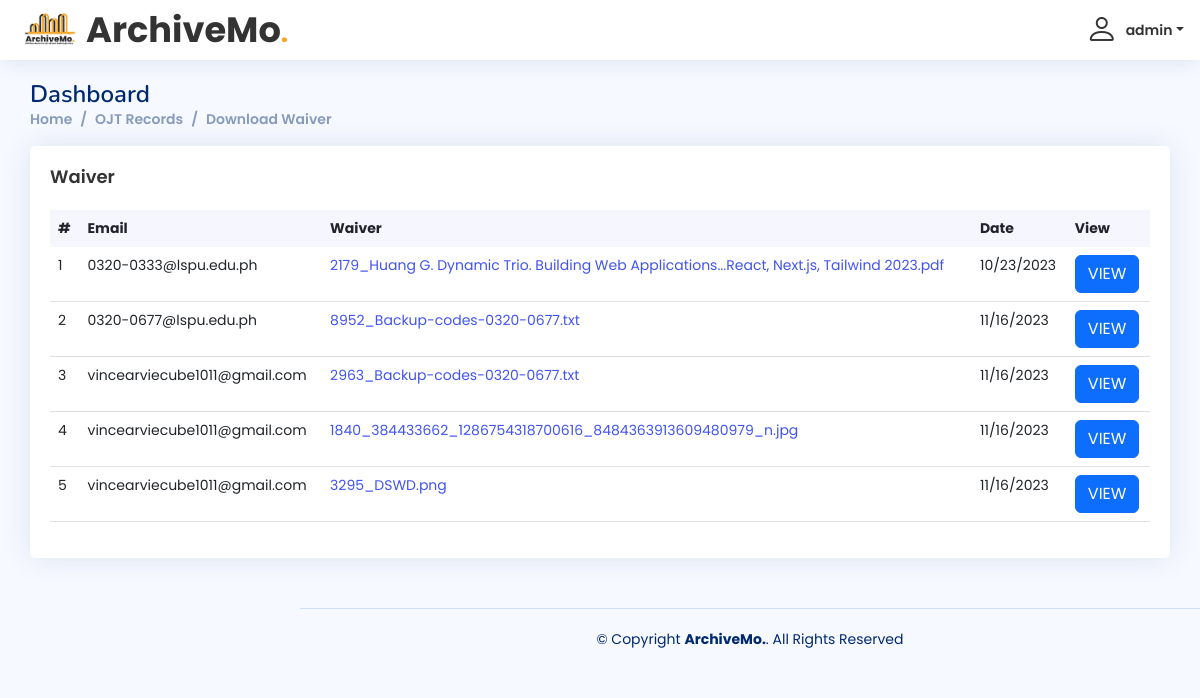
Page /admin/waiver-dashboard.php (signed in) on the committed database.
### tables this page shows
CREATE TABLE `records` (
  `id` int(11) NOT NULL,
  `email` text NOT NULL,
  `waiver` text NOT NULL,
  `date` text NOT NULL
);

### admin/waiver-dashboard.php (the view, shortened to what this page needs)
<?php
include 'dbconn.php';
?>
<!DOCTYPE html>
<html lang="en">
<head>
  <link href="assets/vendor/bootstrap/css/bootstrap.min.css" rel="stylesheet">
  <link href="assets/vendor/bootstrap-icons/bootstrap-icons.css" rel="stylesheet">
  <link href="assets/vendor/boxicons/css/boxicons.min.css" rel="stylesheet">
  <link href="assets/vendor/quill/quill.snow.css" rel="stylesheet">
  <link href="assets/vendor/quill/quill.bubble.css" rel="stylesheet">
  <link href="assets/vendor/remixicon/remixicon.css" rel="stylesheet">
  <link href="assets/vendor/simple-datatables/style.css" rel="stylesheet">
  <link href="assets/css/style.css" rel="stylesheet">
</head>
<body>
  <header id="header" class="header fixed-top d-flex align-items-center">
    <div class="d-flex align-items-center justify-content-between">
      <a href="admin-index.php" class="logo d-flex align-items-center">
        <img src="img/logo3.png" alt="" style="width: auto; height: 60px">
        <span class="logo-name">ArchiveMo<span style="color: #F5A623; font-family: Poppins, sans-serif">.</span></span>
      </a>
    </div>
    <nav class="header-nav ms-auto">
      <ul class="d-flex align-items-center">
        <li class="nav-item dropdown pe-3">
          <a class="nav-link nav-profile d-flex align-items-center pe-0" href="#" data-bs-toggle="dropdown">
            <?php
            $email = $_SESSION['useremail'];
            $result = mysqli_query($conn, "SELECT * FROM admin WHERE username ='$email'");
            while ($row = mysqli_fetch_array($result)) {
            ?>
              <i class="bi bi-person" style="font-size: 2rem;"></i>
              <span class="d-none d-md-block dropdown-toggle ps-2"><?php echo $row["username"]; ?></span>
          </a>
            <?php
            }
            ?>
        </li>
      </ul>
    </nav>
  </header>
  <main id="main" class="main" style="margin-left: 0;">
    <div class="pagetitle">
      <h1>Dashboard</h1>
      <nav>
        <ol class="breadcrumb">
          <li class="breadcrumb-item"><a href="admin-index.php">Home</a></li>
          <li class="breadcrumb-item active"><a href="ojt-dashboard.php">OJT Records</a></li>
          <li class="breadcrumb-item">Download Waiver</li>
        </ol>
      </nav>
    </div>
    <section class="section dashboard">
      <div class="row">
        <div class="col-12">
          <div class="card recent-sales overflow-auto">
            <div class="card-body">
              <h5 class="card-title">Waiver</h5>
              <table class="table datatable">
                <thead>
                  <tr>
                    <th>#</th>
                    <th>Email</th>
                    <th>Waiver</th>
                    <th>Date</th>
                    <th>View</th>
                  </tr>
                </thead>
                <tbody>
                  <?php
                  $result = mysqli_query($conn, "SELECT * FROM records");
                  while ($row = mysqli_fetch_array($result)) {
                  ?>
                    <tr>
                      <td scope="row"><?php echo $row["id"]; ?></td>
                      <td scope="row"><?php echo $row["email"]; ?></td>
                      <td><a href="?id=<?php echo $row['id']; ?>"><?php echo $row['waiver']; ?></td>
                      <td scope="row"><?php echo $row["date"]; ?></td>
                      <td><a href="javascript:void(0);" class="btn btn-primary viewmodal" data-id="<?php echo $row['id']; ?>" data-waiver="<?php echo $row['waiver']; ?>">VIEW</a></td>
                    </tr>
                  <?php
                  }
                  ?>
                </tbody>
              </table>
            </div>
          </div>
        </div>
      </div>
    </section>
  </main>
  <footer id="footer" class="footer">
    <div class="copyright">
      &copy; Copyright <strong><span>ArchiveMo.</span></strong>. All Rights Reserved
    </div>
  </footer>
</body>
</html>

### admin/assets/css/style.css (style rules this page uses)
* { margin: 0; padding: 0; box-sizing: border-box; font-family: "Poppins", sans-serif; }
:root { scroll-behavior: smooth; }
body { font-family: "Open Sans", sans-serif; background: #f6f9ff; color: #444444; }
a { color: #4154f1; text-decoration: none; }
h1, h2, h3, h4, h5, h6 { font-family: "Nunito", sans-serif; }
#main { margin-top: 60px; padding: 20px 30px; transition: all 0.3s; }
.pagetitle { margin-bottom: 10px; }
.pagetitle h1 { font-size: 24px; margin-bottom: 0; font-weight: 600; color: #012970; }
.card { margin-bottom: 30px; border: none; border-radius: 5px; box-shadow: 0px 0 30px rgba(1, 41, 112, 0.1); }
.card-title { padding: 20px 0 15px 0; font-size: 18px; font-weight: 600; color: #333; font-family: "Poppins", sans-serif; }
.card-body { padding: 0 20px 20px 20px; }
.breadcrumb { font-size: 14px; font-family: "Nunito", sans-serif; color: #899bbd; font-weight: 600; }
.breadcrumb a { color: #899bbd; transition: 0.3s; }
.breadcrumb .breadcrumb-item::before { color: #899bbd; }
.breadcrumb .active { color: #51678f; font-weight: 600; }
.header .logo-name { color: #333; font-size: 2.2rem; font-family: "Poppins", sans-serif; }
@media (min-width: 1200px) { .logo { width: 280px; } }
.logo img { max-height: 100px; margin-right: 6px; }
.logo span { font-size: 26px; font-weight: 700; color: #012970; font-family: "Nunito", sans-serif; }
.header { transition: all 0.5s; z-index: 997; height: 60px; box-shadow: 0px 2px 20px rgba(1, 41, 112, 0.1); background-color: #fff; padding-left: 20px; }
.header-nav ul { list-style: none; }
.header-nav>ul { margin: 0; padding: 0; }
.header-nav .nav-profile { color: #333; }
.header-nav .nav-profile span { font-size: 14px; font-weight: 600; }
@media (min-width: 1200px) { #main, #footer { margin-left: 300px; } }
.dashboard .recent-sales { font-size: 14px; }
.dashboard .recent-sales .table thead { background: #f6f6fe; }
.dashboard .recent-sales .table thead th { border: 0; }
.footer { padding: 20px 0; font-size: 14px; transition: all 0.3s; border-top: 1px solid #cddfff; }
.footer .copyright { text-align: center; color: #012970; }

### rows in the picture
records: id "1", email "0320-0333@lspu.edu.ph", waiver "2179_Huang G. Dynamic Trio. Building Web Applications...React, Next.js, Tailwind 2023.pdf", date "10/23/2023"
records: id "2", email "0320-0677@lspu.edu.ph", waiver "8952_Backup-codes-0320-0677.txt", date "11/16/2023"
records: id "3", email "vincearviecube1011@gmail.com", waiver "2963_Backup-codes-0320-0677.txt", date "11/16/2023"
records: id "4", email "vincearviecube1011@gmail.com", waiver "1840_384433662_1286754318700616_8484363913609480979_n.jpg", date "11/16/2023"
records: id "5", email "vincearviecube1011@gmail.com", waiver "3295_DSWD.png", date "11/16/2023"

### other values in the picture
$row["username"] "admin"
